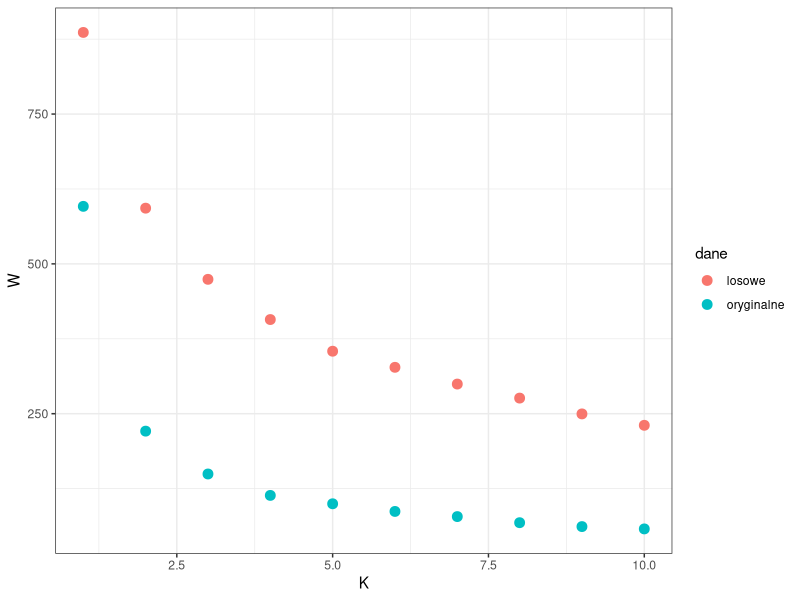
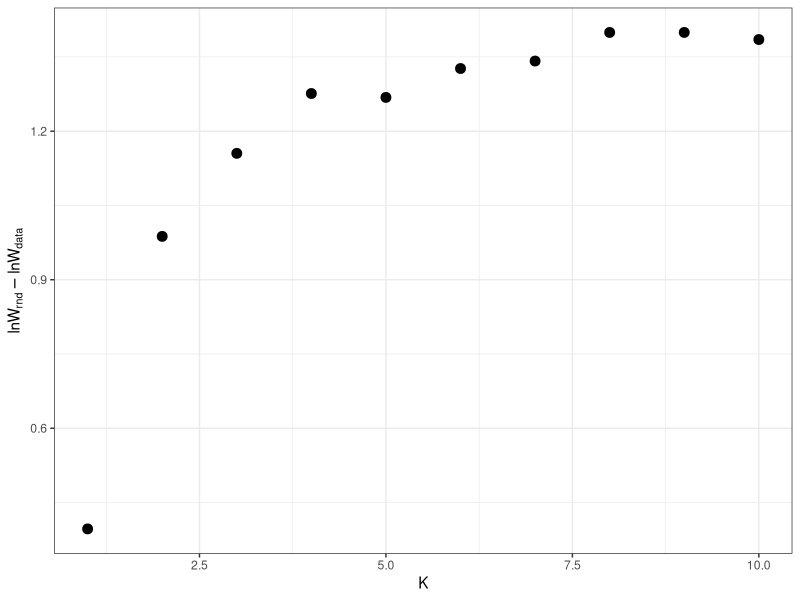
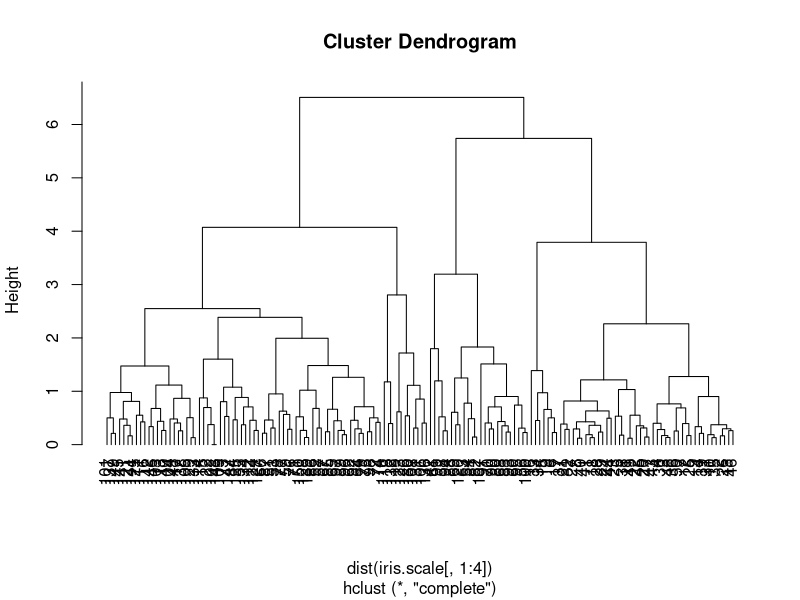

Generate these figures, in order, with R:
### Laboratorium nr 13 - Zadanie 11
# Autor: Szymon Baczyński
# Data:  23.01.2022

rm(list = ls())

library(ggplot2)
library(caret)

set.seed(111)


# 1) Wczytaj zbiór danych iris z biblioteki datasets i przeskaluj wektory numeryczne w tej ramce danych 
#     odejmując wartość średnią i dzieląc przez odchylenie standardowe.

dane_iris <- data.frame(datasets::iris)
head(dane_iris)
summary(dane_iris)

iris.scale <- scale(dane_iris[,1:4])
iris.scale <- cbind(data.frame(iris.scale), Species = dane_iris[,5])
head(iris.scale)
summary(iris.scale)



# 2) Wykonaj wielokrotnie analizę skupień dla przeskalowanych danych oraz K∈{1,2,…,10}. Dla każdego K oblicz statystykę odstępu GS(K).

random_points <- function(n, K, x1range, x2range, x3range, x4range) {
  x1 <- runif(n, x1range[1], x1range[2])
  x2 <- runif(n, x2range[1], x2range[2])
  x3 <- runif(n, x3range[1], x3range[2])
  x4 <- runif(n, x4range[1], x4range[2])
  cl <- kmeans (cbind(x1,x2,x3,x4), K)
  return (cl$tot.withinss)
}

n = nrow(iris.scale)

K <- 1:10
iris.scale.rand <- sapply (K, function(k) mean (sapply (1:20, function(i) random_points(n, k, range(iris.scale[,1]), range(iris.scale[,2]), range(iris.scale[,3]),range(iris.scale[,4]) ))))
iris.scale.data <- sapply(K, function(k) mean (sapply (1:20, function(i) kmeans(iris.scale[,1:4], k)$tot.withinss)))



# 3) Wykonaj wykresy ⟨Wrand(K)⟩, ⟨Wdata(K)⟩ oraz GS(K).

W.df <- data.frame (K = K,
                    W.rand = iris.scale.rand,
                    W.data = iris.scale.data,
                    GS = log(iris.scale.rand/iris.scale.data))

g <- ggplot(W.df)

g + theme_bw() + 
  geom_point ( aes (x=K, y=W.rand, color="losowe"), size=3) +
  geom_point ( aes (x=K, y=W.data, color="oryginalne"), size=3) +
  labs (x = "K", y="W", color="dane")

g + theme_bw() +  geom_point ( aes (x=K, y=GS), size=3) +
  labs (x="K", y=expression(lnW[rnd]-lnW[data]))



# 4) Wykonaj klastrowanie hierarchiczne przeskalowanych danych. Na podstawie rysunku dendrogramu oceń najbardziej prawdopodobną liczbę skupień.

hc <- hclust (dist (iris.scale[,1:4]))
plot(hc, hang = -1)



# 5) Wykonaj macierz pomyłek i oblicz dokładność klasyfikacji dla K=3.

iris.scale.kmeans3 <- kmeans(iris.scale[,1:4], 3)

iris.scale.predict <- factor(iris.scale.kmeans3$cluster, labels = levels(iris.scale$Species))
iris.scale.true <- as.factor(iris.scale$Species)
iris.scale.cm <- confusionMatrix(iris.scale.predict, iris.scale.true)
print(iris.scale.cm)


